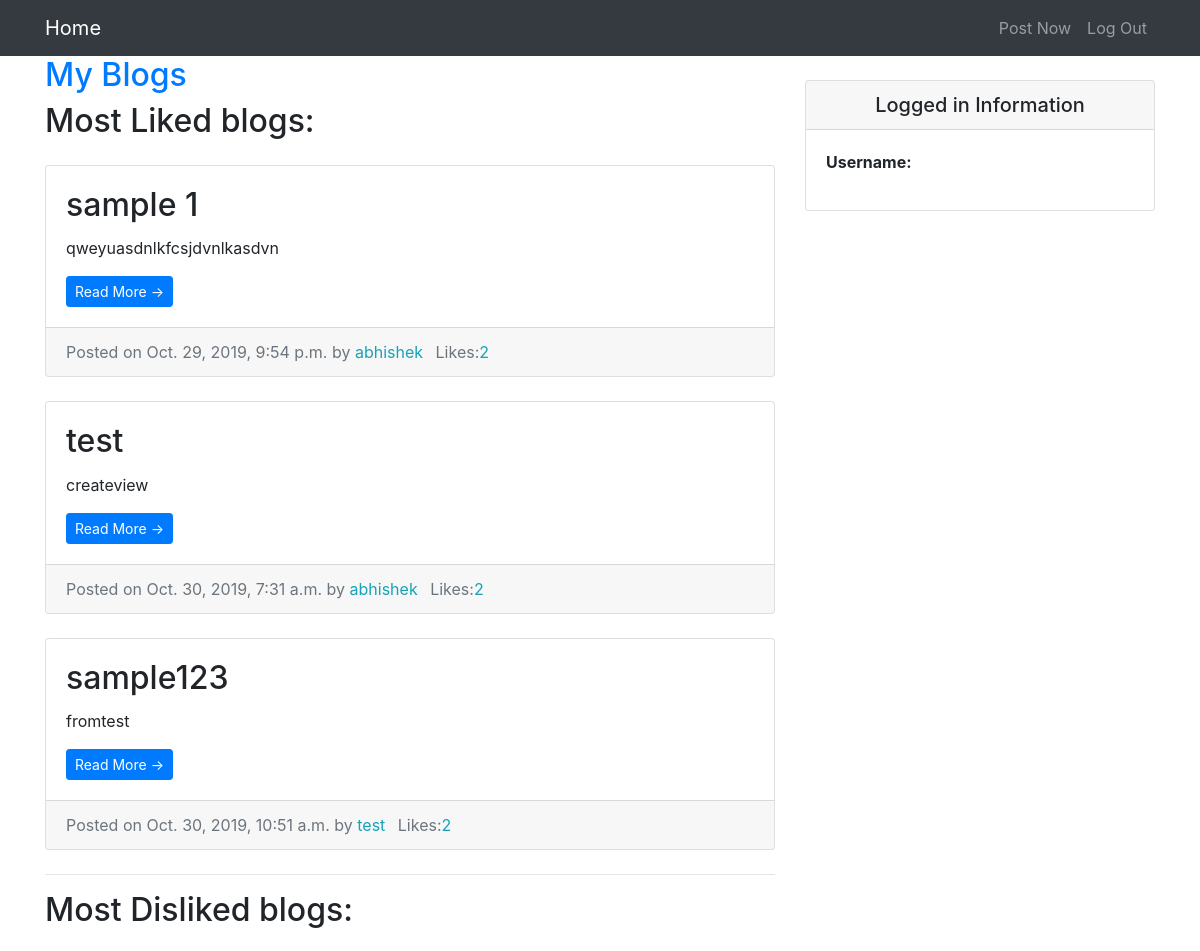
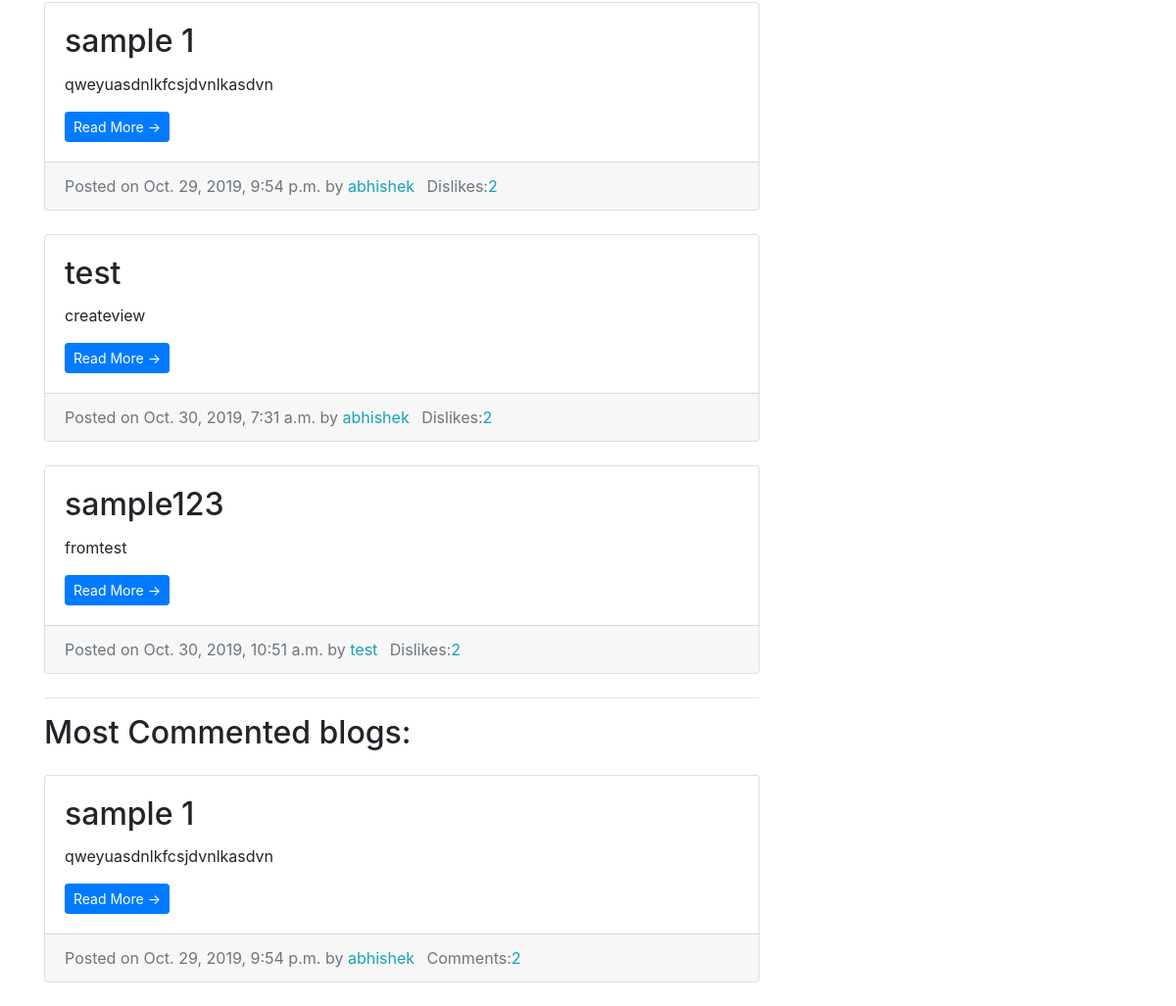
The page /top/ on the database its author committed (2 pictures, top to bottom).
### blog/models.py (models this page shows)
class Blog(models.Model):
    title=models.CharField(max_length=50)
    text=models.TextField()
    date=models.DateTimeField(default=timezone.now)
    author=models.ForeignKey(User,on_delete=models.CASCADE)

### blog/views.py (the view)
# urls.py: path('top/',top_blogs,name='top-blogs'),
def top_blogs(request):
    blogs=Blog.objects.all()
    blog_likes=[]
    blog_dislikes=[]
    blog_comments=[]
    likes=Like.objects.values('blog').annotate(Count('blog')).order_by('blog__count')
    dislikes=Dislike.objects.values('blog').annotate(Count('blog')).order_by('blog__count')
    comments=Comment.objects.values('blog').annotate(Count('blog')).order_by('blog__count')
    for like in likes:
        blog_likes.append((Blog.objects.get(pk=like.get('blog')),like.get('blog__count')))
    for dislike in dislikes:
        blog_dislikes.append((Blog.objects.get(pk=dislike.get('blog')),dislike.get('blog__count')))
    for comment in comments:
        blog_comments.append((Blog.objects.get(pk=comment.get('blog')),comment.get('blog__count')))
    return render(request,'blog/top_blogs.html',{'likes':blog_likes,'dislikes':blog_dislikes,'comments':blog_comments})

### blog/templates/blog/top_blogs.html
{% extends "blog/parent.html" %}
{% block content %}
<div class="col-md-8">
    <a href="{% url 'dashboard' %}"><h2>My Blogs</h2></a>
    <h2>Most Liked blogs: </h2>
    {% for blog in likes %}
    <div class="card mb-4 mt-4">
      <div class="card-body">
        <h2 class="card-title">{{ blog.0.title }}</h2>
        <p class="card-text">{{blog.0.text}}</p>
        <a href="{% url 'blog-details' blog.0.pk %}" class="btn btn-primary btn-sm">Read More &rarr;</a>
      </div>
      <div class="card-footer text-muted">
        Posted on {{blog.0.date}} by
        <span class= "text-info mr-2">{{blog.0.author}}</span>
        Likes:<span class= "text-info mr-2">{{blog.1}}</span>
      </div>
    </div>
    {% endfor %}
    <hr>
    <h2>Most Disliked blogs: </h2>
    {% for blog in dislikes %}
    <div class="card mb-4 mt-4">
      <div class="card-body">
        <h2 class="card-title">{{ blog.0.title }}</h2>
        <p class="card-text">{{blog.0.text}}</p>
        <a href="{% url 'blog-details' blog.0.pk %}" class="btn btn-primary btn-sm">Read More &rarr;</a>
      </div>
      <div class="card-footer text-muted">
        Posted on {{blog.0.date}} by
        <span class= "text-info mr-2">{{blog.0.author}}</span>
        Dislikes:<span class= "text-info mr-2">{{blog.1}}</span>
      </div>
    </div>
    {% endfor %}
<hr>
    <h2>Most Commented blogs: </h2>
    {% for blog in comments %}
    <div class="card mb-4 mt-4">
      <div class="card-body">
        <h2 class="card-title">{{ blog.0.title }}</h2>
        <p class="card-text">{{blog.0.text}}</p>
        <a href="{% url 'blog-details' blog.0.pk %}" class="btn btn-primary btn-sm">Read More &rarr;</a>
      </div>
      <div class="card-footer text-muted">
        Posted on {{blog.0.date}} by
        <span class= "text-info mr-2">{{blog.0.author}}</span>
        Comments:<span class= "text-info mr-2">{{blog.1}}</span>
      </div>
    </div>
    {% endfor %}
  </div>
{% endblock %}

### blog/static/blog/css/blog-home.css (style rules this page uses)
body { padding-top: 56px; }

### rows shown on the page
Blog: title "sample 1", text "qweyuasdnlkfcsjdvnlkasdvn", date "Oct. 29, 2019, 9:54 p.m.", author.username "abhishek", blog "2"
Blog: title "test", text "createview", date "Oct. 30, 2019, 7:31 a.m.", author.username "abhishek", id "2"
Blog: title "sample123", text "fromtest", date "Oct. 30, 2019, 10:51 a.m.", author.username "test", author "2"
